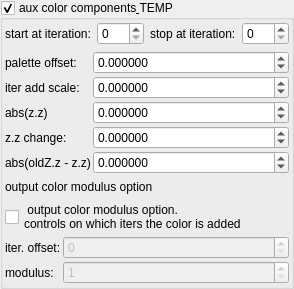
    <widget class="MyGroupBox" name="groupCheck_fold_color_aux_color_enabled_false">
     <property name="title">
      <string>aux color components&amp; TEMP</string>
     </property>
     <property name="checkable">
      <bool>true</bool>
     </property>
     <layout class="QVBoxLayout" name="verticalLayout_5">
      <property name="leftMargin">
       <number>2</number>
      </property>
      <property name="topMargin">
       <number>2</number>
      </property>
      <property name="rightMargin">
       <number>2</number>
      </property>
      <property name="bottomMargin">
       <number>2</number>
      </property>
      <item>
       <layout class="QHBoxLayout" name="horizontalLayout_26" stretch="0,1,0,1">
        <item>
         <widget class="QLabel" name="label_105">
          <property name="text">
           <string>start at iteration:</string>
          </property>
         </widget>
        </item>
        <item>
         <widget class="MySpinBox" name="spinboxInt_fold_color_start_iterations_A">
          <property name="sizePolicy">
           <sizepolicy hsizetype="Minimum" vsizetype="Maximum">
            <horstretch>0</horstretch>
            <verstretch>0</verstretch>
           </sizepolicy>
          </property>
          <property name="minimum">
           <number>0</number>
          </property>
          <property name="maximum">
           <number>999</number>
          </property>
          <property name="value">
           <number>0</number>
          </property>
         </widget>
        </item>
        <item>
         <widget class="QLabel" name="label_81">
          <property name="text">
           <string>stop at iteration:</string>
          </property>
         </widget>
        </item>
        <item>
         <widget class="MySpinBox" name="spinboxInt_fold_color_stop_iterations_A">
          <property name="sizePolicy">
           <sizepolicy hsizetype="Preferred" vsizetype="Maximum">
            <horstretch>0</horstretch>
            <verstretch>0</verstretch>
           </sizepolicy>
          </property>
          <property name="maximum">
           <number>999</number>
          </property>
         </widget>
        </item>
       </layout>
      </item>
      <item>
       <layout class="QGridLayout" name="gridLayout_25" columnstretch="0,1">
        <property name="spacing">
         <number>2</number>
        </property>
        <item row="1" column="0">
         <widget class="QLabel" name="label_17">
          <property name="text">
           <string>palette offset:</string>
          </property>
         </widget>
        </item>
        <item row="4" column="0">
         <widget class="QLabel" name="label_33">
          <property name="text">
           <string>z.z change:</string>
          </property>
         </widget>
        </item>
        <item row="2" column="0">
         <widget class="QLabel" name="label_15">
          <property name="text">
           <string>iter add scale:</string>
          </property>
         </widget>
        </item>
        <item row="4" column="1">
         <widget class="MyDoubleSpinBox" name="spinbox4_fold_color_difs_0000_z">
          <property name="sizePolicy">
           <sizepolicy hsizetype="Minimum" vsizetype="Maximum">
            <horstretch>0</horstretch>
            <verstretch>0</verstretch>
           </sizepolicy>
          </property>
          <property name="prefix">
           <string/>
          </property>
          <property name="suffix">
           <string/>
          </property>
          <property name="decimals">
           <number>6</number>
          </property>
          <property name="minimum">
           <double>-100.000000000000000</double>
          </property>
          <property name="maximum">
           <double>100.000000000000000</double>
          </property>
          <property name="singleStep">
           <double>0.100000000000000</double>
          </property>
         </widget>
        </item>
        <item row="5" column="1">
         <widget class="MyDoubleSpinBox" name="spinbox4_fold_color_difs_0000_w">
          <property name="enabled">
           <bool>true</bool>
          </property>
          <property name="sizePolicy">
           <sizepolicy hsizetype="Minimum" vsizetype="Maximum">
            <horstretch>0</horstretch>
            <verstretch>0</verstretch>
           </sizepolicy>
          </property>
          <property name="prefix">
           <string/>
          </property>
          <property name="suffix">
           <string/>
          </property>
          <property name="decimals">
           <number>6</number>
          </property>
          <property name="minimum">
           <double>-999.990000000000009</double>
          </property>
          <property name="maximum">
           <double>999.990000000000009</double>
          </property>
          <property name="singleStep">
           <double>0.100000000000000</double>
          </property>
         </widget>
        </item>
        <item row="2" column="1">
         <widget class="MyDoubleSpinBox" name="spinbox_fold_color_difs0">
          <property name="sizePolicy">
           <sizepolicy hsizetype="Minimum" vsizetype="Maximum">
            <horstretch>0</horstretch>
            <verstretch>0</verstretch>
           </sizepolicy>
          </property>
          <property name="prefix">
           <string/>
          </property>
          <property name="suffix">
           <string/>
          </property>
          <property name="decimals">
           <number>6</number>
          </property>
          <property name="minimum">
           <double>-99.998999999999995</double>
          </property>
          <property name="maximum">
           <double>99.998999999999995</double>
          </property>
          <property name="singleStep">
           <double>0.100000000000000</double>
          </property>
         </widget>
        </item>
        <item row="1" column="1">
         <widget class="MyDoubleSpinBox" name="spinbox4_fold_color_difs_0000_x">
          <property name="sizePolicy">
           <sizepolicy hsizetype="Minimum" vsizetype="Maximum">
            <horstretch>0</horstretch>
            <verstretch>0</verstretch>
           </sizepolicy>
          </property>
          <property name="prefix">
           <string/>
          </property>
          <property name="suffix">
           <string/>
          </property>
          <property name="decimals">
           <number>6</number>
          </property>
          <property name="minimum">
           <double>-99.998999999999995</double>
          </property>
          <property name="maximum">
           <double>99.998999999999995</double>
          </property>
          <property name="singleStep">
           <double>0.100000000000000</double>
          </property>
         </widget>
        </item>
        <item row="5" column="0">
         <widget class="QLabel" name="label_32">
          <property name="text">
           <string>abs(oldZ.z - z.z)</string>
          </property>
         </widget>
        </item>
        <item row="3" column="1">
         <widget class="MyDoubleSpinBox" name="spinbox4_fold_color_difs_0000_y">
          <property name="enabled">
           <bool>true</bool>
          </property>
          <property name="sizePolicy">
           <sizepolicy hsizetype="Minimum" vsizetype="Maximum">
            <horstretch>0</horstretch>
            <verstretch>0</verstretch>
           </sizepolicy>
          </property>
          <property name="prefix">
           <string/>
          </property>
          <property name="suffix">
           <string/>
          </property>
          <property name="decimals">
           <number>6</number>
          </property>
          <property name="minimum">
           <double>-999.990000000000009</double>
          </property>
          <property name="maximum">
           <double>999.990000000000009</double>
          </property>
          <property name="singleStep">
           <double>0.100000000000000</double>
          </property>
         </widget>
        </item>
        <item row="3" column="0">
         <widget class="QLabel" name="label_43">
          <property name="text">
           <string>abs(z.z)</string>
          </property>
         </widget>
        </item>
       </layout>
      </item>
      <item>
       <widget class="QLabel" name="label_162">
        <property name="text">
         <string>output color modulus option</string>
        </property>
       </widget>
      </item>
      <item>
       <layout class="QGridLayout" name="gridLayout_35" columnstretch="0,1">
        <property name="spacing">
         <number>2</number>
        </property>
        <item row="2" column="0">
         <widget class="QLabel" name="label_109">
          <property name="text">
           <string>modulus:</string>
          </property>
         </widget>
        </item>
        <item row="2" column="1">
         <widget class="MySpinBox" name="spinboxInt_fold_color_int_2">
          <property name="enabled">
           <bool>false</bool>
          </property>
          <property name="sizePolicy">
           <sizepolicy hsizetype="Minimum" vsizetype="Maximum">
            <horstretch>0</horstretch>
            <verstretch>0</verstretch>
           </sizepolicy>
          </property>
          <property name="minimum">
           <number>1</number>
          </property>
          <property name="maximum">
           <number>999</number>
          </property>
          <property name="value">
           <number>1</number>
          </property>
         </widget>
        </item>
        <item row="1" column="0">
         <widget class="QLabel" name="label_111">
          <property name="text">
           <string>iter. offset:</string>
          </property>
         </widget>
        </item>
        <item row="1" column="1">
         <widget class="MySpinBox" name="spinboxInt_fold_color_int_0">
          <property name="enabled">
           <bool>false</bool>
          </property>
          <property name="sizePolicy">
           <sizepolicy hsizetype="Minimum" vsizetype="Maximum">
            <horstretch>0</horstretch>
            <verstretch>0</verstretch>
           </sizepolicy>
          </property>
          <property name="minimum">
           <number>0</number>
          </property>
          <property name="maximum">
           <number>999</number>
          </property>
          <property name="value">
           <number>0</number>
          </property>
         </widget>
        </item>
        <item row="0" column="0" colspan="2">
         <widget class="MyCheckBox" name="checkBox_fold_color_aux_color_enabledB_false">
          <property name="font">
           <font>
            <weight>50</weight>
            <bold>false</bold>
           </font>
          </property>
          <property name="text">
           <string> output color modulus option.
controls on which iters the color is added</string>
          </property>
         </widget>
        </item>
       </layout>
      </item>
     </layout>
    </widget>
